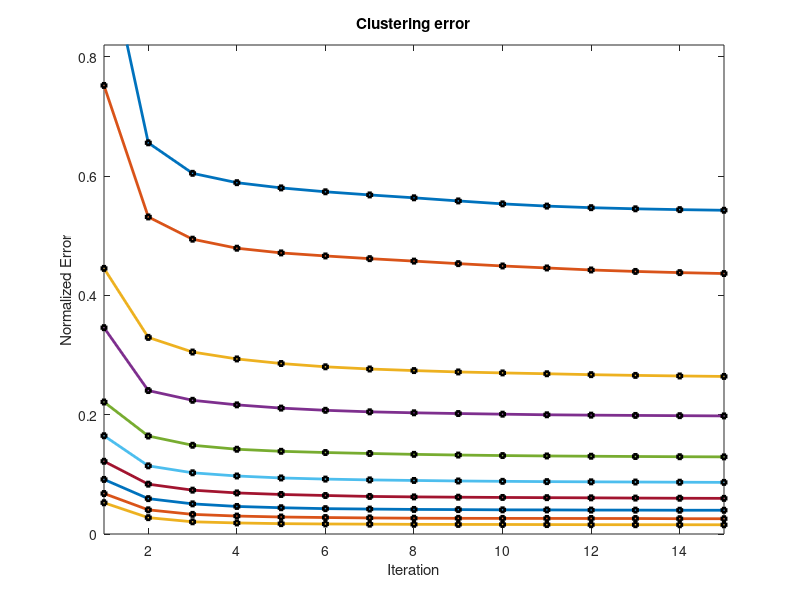

Here is the MATLAB script that generated this plot: (Note: this script raises an error after producing the figure.)
clc;
clear all;
close all;

path(path, '../legendflex');
path(path, '../plot2svg');

abcissa = 1:50;

data32 = [
    1,
    0.65598737,
    0.604828266,
    0.589124458,
    0.580374802,
    0.573858788,
    0.568592773,
    0.563756969,
    0.558527124,
    0.553601807,
    0.549864539,
    0.547209873,
    0.545322034,
    0.543935283,
    0.542862408,
    0.541972142,
    0.541117565,
    0.540282343,
    0.539514137,
    0.538828318,
    0.538104988,
    0.537326092,
    0.536486548,
    0.535619641,
    0.534825413,
    0.534077443,
    0.533347207,
    0.53270088,
    0.532024048,
    0.531341972,
    0.530648186,
    0.529945873,
    0.529229349,
    0.528481699,
    0.527789054,
    0.527115145,
    0.526374541,
    0.525548087,
    0.524750816,
    0.523941776,
    0.523233839,
    0.522480965,
    0.521797087,
    0.52113863,
    0.5204399,
    0.519732103,
    0.519026528,
    0.518291428,
    0.517531368,
    0.516759178];
    
data64 = [
    0.752186248,
    0.531687474,
    0.494371119,
    0.479231191,
    0.471360472,
    0.466272523,
    0.461742228,
    0.457613801,
    0.453378266,
    0.449456087,
    0.446130055,
    0.442746235,
    0.440293415,
    0.438309456,
    0.436775385,
    0.435434091,
    0.434350267,
    0.433334719,
    0.432480262,
    0.431581769,
    0.430802734,
    0.430035408,
    0.429238538,
    0.428512206,
    0.427788516,
    0.427049613,
    0.426331908,
    0.425640604,
    0.424975542,
    0.424273589,
    0.423640473,
    0.423015583,
    0.422439373,
    0.421847971,
    0.421235571,
    0.420674654,
    0.420198626,
    0.419703322,
    0.419171028,
    0.418614774,
    0.418067207,
    0.417483611,
    0.417001878,
    0.416608618,
    0.416154187,
    0.415730962,
    0.415313061,
    0.414887174,
    0.41445328,
    0.413951751];
    
data128 = [
    0.445393174,
    0.32967926,
    0.305149734,
    0.293556259,
    0.285890807,
    0.280383015,
    0.276707757,
    0.27403844,
    0.271749253,
    0.27012657,
    0.268723866,
    0.267186012,
    0.265987094,
    0.265015782,
    0.264221394,
    0.263577368,
    0.263045515,
    0.262594527,
    0.262176646,
    0.261781404,
    0.261375072,
    0.2609923,
    0.260662711,
    0.260364068,
    0.260046989,
    0.259684714,
    0.25936201,
    0.259090189,
    0.258888204,
    0.258687801,
    0.258353788,
    0.258234331,
    0.258114053,
    0.258011309,
    0.257928701,
    0.257859985,
    0.257769291,
    0.257659942,
    0.257545909,
    0.257427613,
    0.257305593,
    0.257182273,
    0.257066899,
    0.256964455,
    0.256858028,
    0.256747358,
    0.256620074,
    0.256519372,
    0.25645514,
    0.25638196];
    
data256 = [
    0.346009779,
    0.240530172,
    0.224209381,
    0.216562424,
    0.211132656,
    0.207429836,
    0.204880256,
    0.203233693,
    0.202005812,
    0.200942965,
    0.19990636,
    0.199312916,
    0.198854001,
    0.198429095,
    0.198008352,
    0.197689351,
    0.197353838,
    0.19702489,
    0.196695201,
    0.196389972,
    0.19608164,
    0.195812221,
    0.195580371,
    0.195370821,
    0.195091413,
    0.194832722,
    0.194567525,
    0.194359055,
    0.19419292,
    0.194065356,
    0.193961471,
    0.193894937,
    0.193843135,
    0.193784046,
    0.193721956,
    0.193639569,
    0.193581221,
    0.193510323,
    0.193454718,
    0.193395129,
    0.193311501,
    0.19324897,
    0.193211319,
    0.193201812,
    0.193203193,
    0.1931881,
    0.193168785,
    0.193157075,
    0.193141662,
    0.193127751];
    
data512 = [
    0.22136436,
    0.164320056,
    0.148806784,
    0.142124774,
    0.138670016,
    0.136635837,
    0.13502008,
    0.133574381,
    0.132416496,
    0.131540362,
    0.130867053,
    0.130404896,
    0.129970782,
    0.12960052,
    0.12934297,
    0.129165685,
    0.129041143,
    0.128925709,
    0.128773665,
    0.128691158,
    0.128601125,
    0.128512592,
    0.128413972,
    0.128325059,
    0.128245875,
    0.128059082,
    0.127927695,
    0.127855036,
    0.127743925,
    0.127652931,
    0.127593062,
    0.127551508,
    0.127490819,
    0.127471083,
    0.127461395,
    0.127453348,
    0.127458733,
    0.127452628,
    0.127429009,
    0.127428608,
    0.127416558,
    0.127409873,
    0.127384712,
    0.127346161,
    0.127333431,
    0.127326765,
    0.127305508,
    0.127288174,
    0.127287693,
    0.127278186];
    
data1024 = [
    0.164747305,
    0.114310609,
    0.102642073,
    0.097283482,
    0.093985112,
    0.092082581,
    0.090722091,
    0.089777721,
    0.088921743,
    0.088321533,
    0.087829632,
    0.087480988,
    0.087176599,
    0.086847891,
    0.086558395,
    0.086325025,
    0.086048219,
    0.085913329,
    0.085796354,
    0.085692609,
    0.085610082,
    0.085578977,
    0.085499972,
    0.085373529,
    0.08531356,
    0.085249248,
    0.085205032,
    0.085147565,
    0.085089878,
    0.085089938,
    0.085075646,
    0.085102148,
    0.085126868,
    0.085127889,
    0.085123185,
    0.085074825,
    0.084999804,
    0.084961373,
    0.084939935,
    0.08489688,
    0.084873801,
    0.084827043,
    0.084775041,
    0.084744156,
    0.084731045,
    0.084721077,
    0.084715192,
    0.08465166,
    0.084648398,
    0.084657185,
];

data2048 = [
    0.121952162,
    0.083571039,
    0.073532251,
    0.068876434,
    0.066291366,
    0.064573485,
    0.062992175,
    0.062233296,
    0.061729746,
    0.061294891,
    0.060939201,
    0.060640017,
    0.060261848,
    0.059961543,
    0.059769787,
    0.059661459,
    0.059542121,
    0.059424886,
    0.05927034,
    0.05920919,
    0.059146599,
    0.059102443,
    0.059049219,
    0.059020416,
    0.058996917,
    0.058937668,
    0.058865389,
    0.058809244,
    0.058748634,
    0.05866965,
    0.058647692,
    0.058622071,
    0.058605117,
    0.058613904,
    0.058603216,
    0.05862121,
    0.058617087,
    0.058622892,
    0.058616426,
    0.058625053,
    0.058629477,
    0.05862119,
    0.058624593,
    0.058621751,
    0.058628376,
    0.05860832,
    0.058614765,
    0.058577575,
    0.058550593,
    0.05852237];
    
data4096 = [
    0.091506451,
    0.059306449,
    0.050544263,
    0.046202562,
    0.044059714,
    0.042516355,
    0.041816164,
    0.041224642,
    0.040923276,
    0.040521408,
    0.040395626,
    0.040140998,
    0.0400449,
    0.039859168,
    0.039842915,
    0.039650258,
    0.039659445,
    0.039483542,
    0.039503598,
    0.039365366,
    0.039374133,
    0.039253074,
    0.03929761,
    0.039167925,
    0.039258619,
    0.039177592,
    0.039221268,
    0.039120666,
    0.039218926,
    0.039103712,
    0.039177432,
    0.039050869,
    0.03911372,
    0.039008915,
    0.039056994,
    0.038960055,
    0.039048387,
    0.038949046,
    0.039031814,
    0.038911776,
    0.039006253,
    0.038923565,
    0.03897845,
    0.03887971,
    0.038971164,
    0.038876967,
    0.038967081,
    0.038858392,
    0.038947205,
    0.038878689];

data8192 = [
    0.067872535,
    0.040529955,
    0.03292171,
    0.030087319,
    0.028512134,
    0.027621327,
    0.026930284,
    0.026492987,
    0.026285298,
    0.026176549,
    0.026101288,
    0.026026687,
    0.025961454,
    0.025676862,
    0.0256011,
    0.025291327,
    0.025240386,
    0.025121489,
    0.025064582,
    0.02497549,
    0.024862617,
    0.024797024,
    0.024735214,
    0.024668679,
    0.024636933,
    0.024564314,
    0.024531307,
    0.024490054,
    0.02447308,
    0.024412691,
    0.024378463,
    0.024371177,
    0.024372998,
    0.024364651,
    0.024366853,
    0.024360068,
    0.024363911,
    0.024357786,
    0.024361028,
    0.024354963,
    0.024358706,
    0.02435114,
    0.024354083,
    0.024347077,
    0.02435126,
    0.024345936,
    0.024349739,
    0.024343914,
    0.024348078,
    0.024342413];
    
data16384 = [
    0.052400297,
    0.027408274,
    0.020481344,
    0.018546046,
    0.017361179,
    0.016814313,
    0.016520574,
    0.016200993,
    0.016055675,
    0.015969244,
    0.015800587,
    0.015636333,
    0.015563914,
    0.0155232,
    0.015474541,
    0.015433287,
    0.015344995,
    0.015304642,
    0.015261547,
    0.015195013,
    0.015177158,
    0.015135664,
    0.015072613,
    0.015038445,
    0.015019249,
    0.014991707,
    0.014963704,
    0.014935961,
    0.014918627,
    0.014904496,
    0.014884239,
    0.014871109,
    0.014851673,
    0.01482387,
    0.014804354,
    0.014790363,
    0.014776271,
    0.014764001,
    0.014748689,
    0.014731134,
    0.014720105,
    0.014703832,
    0.014697287,
    0.014678051,
    0.014666382,
    0.014655553,
    0.014631653,
    0.014608695,
    0.014594743,
    0.014577909];

markersize = 3;
limit = 15;
    
hold all;
axis([1,15,0,0.82]);
axis on;
plot(abcissa(1:limit), data32(1:limit), '-s', 'LineWidth',2, 'MarkerEdgeColor','k', 'MarkerSize', markersize);
plot(abcissa(1:limit), data64(1:limit), '-s', 'LineWidth',2, 'MarkerEdgeColor','k', 'MarkerSize', markersize);
plot(abcissa(1:limit), data128(1:limit), '-s', 'LineWidth',2, 'MarkerEdgeColor','k', 'MarkerSize', markersize);
plot(abcissa(1:limit), data256(1:limit), '-s', 'LineWidth',2, 'MarkerEdgeColor','k', 'MarkerSize', markersize);
plot(abcissa(1:limit), data512(1:limit), '-s', 'LineWidth',2, 'MarkerEdgeColor','k', 'MarkerSize', markersize);
plot(abcissa(1:limit), data1024(1:limit), '-s', 'LineWidth',2, 'MarkerEdgeColor','k', 'MarkerSize', markersize);
plot(abcissa(1:limit), data2048(1:limit), '-s', 'LineWidth',2, 'MarkerEdgeColor','k', 'MarkerSize', markersize);
plot(abcissa(1:limit), data4096(1:limit), '-s', 'LineWidth',2, 'MarkerEdgeColor','k', 'MarkerSize', markersize);
plot(abcissa(1:limit), data8192(1:limit), '-s', 'LineWidth',2, 'MarkerEdgeColor','k', 'MarkerSize', markersize);
plot(abcissa(1:limit), data16384(1:limit), '-s', 'LineWidth',2, 'MarkerEdgeColor','k', 'MarkerSize', markersize);

set(gca, 'Box', 'on');

title('Clustering error')
xlabel('Iteration');
ylabel('Normalized Error');
%cd('../legendflex');
legendflex({'32', '64', '128', '256', '512', '1024', '2048', '4096', '8192', '16384'}, 'Location', [0.7 0.457 0.1669 0.455], 'ncol', 3);
%cd('../plot2svg');
%legend('32', '64', '128', '256', '512', '1024', '2048', '4096', '8192', '16384', 'Location', [0.7 0.457 0.1669 0.455]);
plot2svg('../clustering/clustering_error.svg');
%cd('../clustering');
